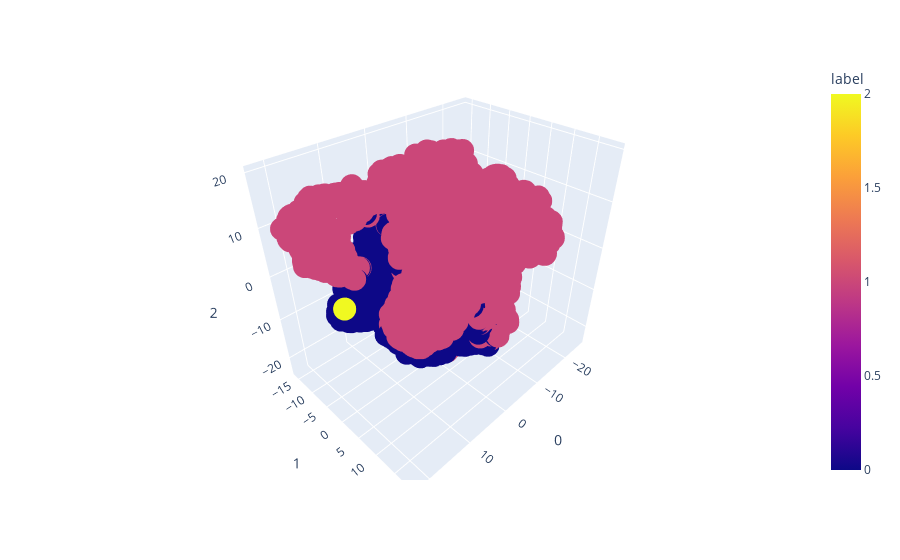

Here is the notebook cell this chart was saved with:
### Code cell
labels = kmeans_labels

features = df_pca.iloc[:, -5:]

tsne = TSNE(n_components=3, random_state=0)
projections = tsne.fit_transform(features, )

fig = px.scatter_3d(
    projections, x=0, y=1, z=2,
    color=labels, labels={'color': 'label'}
)
fig.update_traces(marker_size=8)
fig.show()

### Figure 1 — Plotly figure (JSON) as saved in the notebook; plotly's stock layout.template omitted (floating-point values rounded to 4 significant figures; data arrays with more than 128 entries replaced by an {"elided": "..."} marker saying what was removed)
{"data": [{"hovertemplate": "0=%{x}<br>1=%{y}<br>2=%{z}<br>label=%{marker.color}<extra></extra>", "legendgroup": "", "marker": {"color": {"elided": "10133 int values"}, "coloraxis": "coloraxis", "size": 8, "symbol": "circle"}, "mode": "markers", "name": "", "scene": "scene", "showlegend": false, "type": "scatter3d", "x": {"elided": "10133 float values"}, "y": {"elided": "10133 float values"}, "z": {"elided": "10133 float values"}}], "layout": {"coloraxis": {"colorbar": {"title": {"text": "label"}}, "colorscale": [[0, "#0d0887"], [0.1111, "#46039f"], [0.2222, "#7201a8"], [0.3333, "#9c179e"], [0.4444, "#bd3786"], [0.5556, "#d8576b"], [0.6667, "#ed7953"], [0.7778, "#fb9f3a"], [0.8889, "#fdca26"], [1, "#f0f921"]]}, "legend": {"tracegroupgap": 0}, "margin": {"t": 60}, "scene": {"domain": {"x": [0, 1], "y": [0, 1]}, "xaxis": {"title": {"text": "0"}}, "yaxis": {"title": {"text": "1"}}, "zaxis": {"title": {"text": "2"}}}}}
